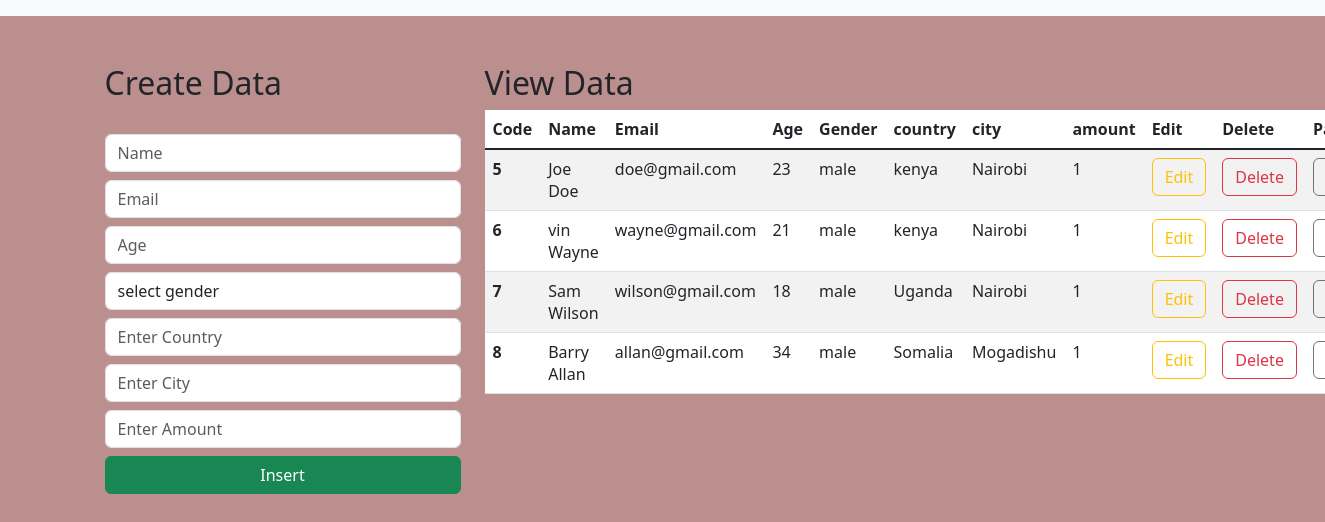
The app's page /, older data.
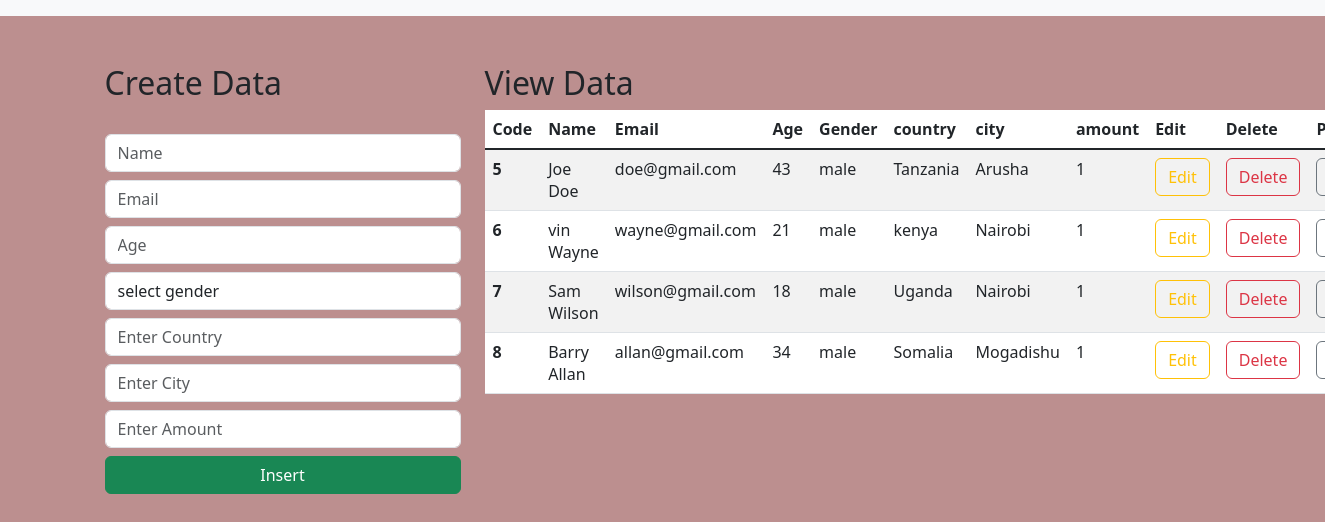
The same page, newer data.
### mrngkddjango4/models.py (models this page shows)
class Student(models.Model):
    name = models.CharField(max_length=100, blank=False, null=False)
    email = models.EmailField()
    age = models.IntegerField()
    gender = models.CharField(max_length=100, blank=False, null=False)
    country = models.CharField(default='Kenya', max_length=100)
    city = models.CharField(default='Nairobi', max_length=100)
    amount = models.IntegerField(blank=False, null=False)

### mrngkddjango4/views.py (the view)
# urls.py: path('', views.index, name="index"),
def index(request):
    data = Student.objects.all()
    context = {"data": data}
    return render(request, "index.html", context)

### templates/index.html (shortened to what this page needs)
<html lang="en">
    <link href="https://cdn.jsdelivr.net/npm/bootstrap@5.3.0-alpha1/dist/css/bootstrap.min.css" rel="stylesheet">
  <head>
  </head>
  <body style="background-color: rosybrown">
    <nav class="navbar navbar-expand-lg bg-body-tertiary">
      </nav>
      <div class="container mt-5">
        <div class="row">
            <div class="col-md-4">
                <h2>Create Data</h2>
                <br>
                <form action="/insert" method="post">
                    <div class="form-group">
                        <input type="text" class="form-control" placeholder="Name" name="name" required>
                    </div>
                    <div class="form-group">
                        <input type="email" class="form-control  mt-2" placeholder="Email" name="email" required>
                    </div>
                    <div class="form-group">
                        <input type="number" class="form-control  mt-2" placeholder="Age" name="age" required>
                    </div>
                    <div class="form-group mt-2">
                        <select id="gender" name="gender" class="form-control" required>
                            <option selected>select gender</option>
                        </select>
                    </div>
                    <div class="form-group">
                        <input type="text" class="form-control  mt-2" placeholder="Enter Country" name="country" required>
                    </div>
                     <div class="form-group">
                        <input type="text" class="form-control  mt-2" placeholder="Enter City" name="city" required>
                    </div>
                    <div class="form-group">
                        <input type="number" class="form-control  mt-2" placeholder="Enter Amount" name="amount" required>
                    </div>
                    <div class="d-grid gap-2">
                        <button class="btn btn-success mt-2" type="submit">Insert</button>
                    </div>
                </form>
            </div>
            <div class="col-md-8">
                <h2>View Data</h2>
                <table class="table table-striped table-hover">
                    <thead>
                      <tr>
                        <th scope="col">Code</th>
                        <th scope="col">Name</th>
                        <th scope="col">Email</th>
                        <th scope="col">Age</th>
                        <th scope="col">Gender</th>
                        <th scope="col">country</th>
                          <th scope="col">city</th>
                          <th scope="col">amount</th>
                        <th scope="col">Edit</th>
                        <th scope="col">Delete</th>
                        <th scope="col">Pay</th>
                      </tr>
                    </thead>
                    <tbody class="table-group-divider">
                    {% for d in data %}
                      <tr>
                        <th scope="row">{{d.id}}</th>
                        <td>{{d.name}}</td>
                        <td>{{d.email}}</td>
                        <td>{{d.age}}</td>
                        <td>{{d.gender}}</td>
                          <td>{{d.country}}</td>
                          <td>{{d.city}}</td>
                          <td>{{d.amount}}</td>
                        <td><a href="/update/{{d.id}}" type="button" class="btn btn-outline-warning">Edit</a></td>
                        <td><a href="/delete/{{d.id}}" type="button" class="btn btn-outline-danger">Delete</a></td>
                        <td><a href="/pay/{{d.id}}" type="button" class="btn btn-outline-secondary">Pay</a></td>
                      </tr>
                    {% endfor %}
                    </tbody>
                  </table>
            </div>
        </div>
      </div>
  </body>
</html>

Row changes from the older to the newer data that the page shows:
changed Student "Joe Doe": age "23" → "43"; country "kenya" → "Tanzania"; city "Nairobi" → "Arusha"
